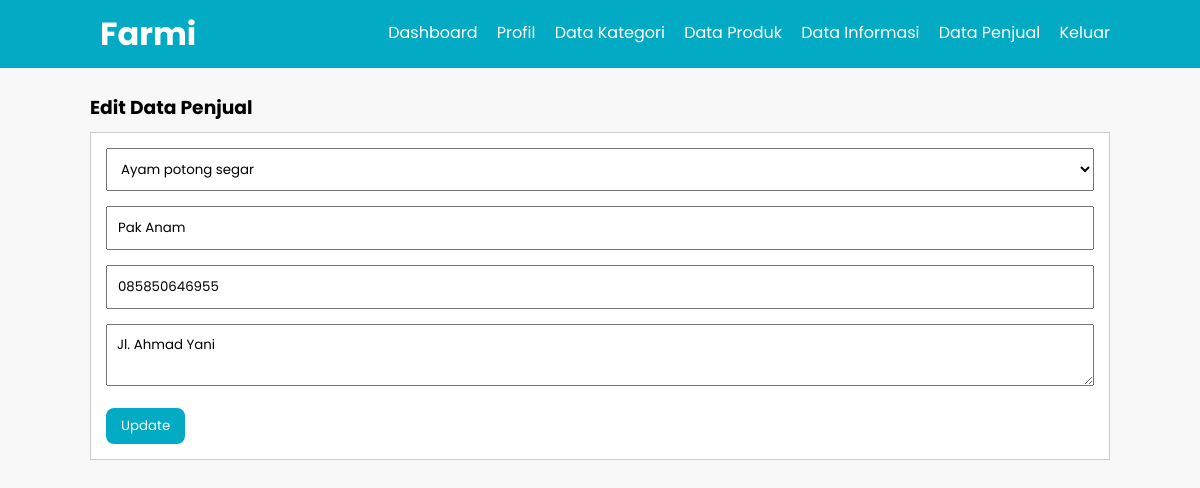
Screenshot of /edit-seller.php?id=14 (signed in) with the database file from the repository.
### tables this page shows
CREATE TABLE `seller` (
  `id_seller` int(11) NOT NULL,
  `id_product` int(11) NOT NULL,
  `nama_seller` varchar(255) NOT NULL,
  `telp_seller` varchar(255) NOT NULL,
  `alamat_seller` text NOT NULL
);

### edit-seller.php (the view, shortened to what this page needs)
<?php
include('db.php');
if(isset($_GET['id'])){
    $id = $_GET['id'];
    $query = mysqli_query($conn, "SELECT * FROM seller WHERE id_seller = '$id'");
    $data = mysqli_fetch_assoc($query);
} else {
    echo '<script>window.location="data-seller.php"</script>';
}
?>
<!DOCTYPE html>
<html lang="en">
<head>
    <link rel="stylesheet" href="css/style.css">
</head>
<body>
    <header>
        <div class="container">
            <h1><a href="dashboard.php">Farmi</a></h1>
            <ul>
                <li><a href="dashboard.php">Dashboard</a></li>
                <li><a href="profil.php">Profil</a></li>
                <li><a href="data-kategori.php">Data Kategori</a></li>
                <li><a href="data-produk.php">Data Produk</a></li>
                <li><a href="data-info.php">Data Informasi</a></li>
                <li><a href="data-seller.php">Data Penjual</a></li>
                <li><a href="login.php">Keluar</a></li>
            </ul>
        </div>
    </header>
    <div class="section">
        <div class="container">
            <h3>Edit Data Penjual</h3>
            <div class="box">
                <form action="" method="POST" enctype="multipart/form-data">
                    <select name="produk" class="input-control" required>
                        <?php
                        $prod = mysqli_query($conn, "SELECT * FROM product ORDER BY id_product DESC");
                        while ($r = mysqli_fetch_array($prod)) {
                            $selected = ($data['id_product'] == $r['id_product']) ? 'selected' : '';
                            ?>
                            <option value="<?php echo $r['id_product'] ?>" <?php echo $selected; ?>>
                                <?php echo $r['name_product'] ?>
                            </option>
                        <?php } ?>
                    </select>
                    <input type="text" name="nama" class="input-control" placeholder="Nama Penjual" required value="<?php echo $data['nama_seller']; ?>">
                    <input type="number" name="notelp" class="input-control" placeholder="No. Telpon" required value="<?php echo $data['telp_seller']; ?>">
                    <textarea class="input-control" name="alamat" placeholder="Alamat"><?php echo $data['alamat_seller']; ?></textarea>
                    <input type="submit" name="submit" value="Update">
                </form>
            </div>
        </div>
    </div>
</body>
</html>

### css/style.css (style rules this page uses)
* { padding: 0; margin: 0; font-family: 'Poppins',sans-serif; }
body { background-color: #f8f8f8; }
a { color: inherit; text-decoration: none; }
.input-control { width: 100%; padding: 10px; margin-bottom: 15px; box-sizing: border-box; }
header { background-color: #02ABC3; color: #fff; }
header h1 { float: left; padding: 10px; }
header ul { float: right; }
header ul li { display: inline-block; }
header ul li a { padding: 20px 0 20px 15px; display: inline-block; }
.container { width: 85%; margin: 0 auto; }
.container:after { content: ''; display: block; clear: both; }
.section { padding: 25px 0; }
.box { background-color: #fff; border: 1px solid #ccc; padding: 15px; box-sizing: border-box; margin: 10px 0; }
.box::after { content: ''; display: block; clear: both; }
input[type=submit] { padding: 8px 15px; background-color: #02ABC3; color: #fff; border: none; cursor: pointer; border-radius: 8px; }

### rows the page displays
seller: nama "Pak Anam", notelp "085850646955", alamat "Jl. Ahmad Yani"

### other values shown
form field produk "Ayam potong segar"
